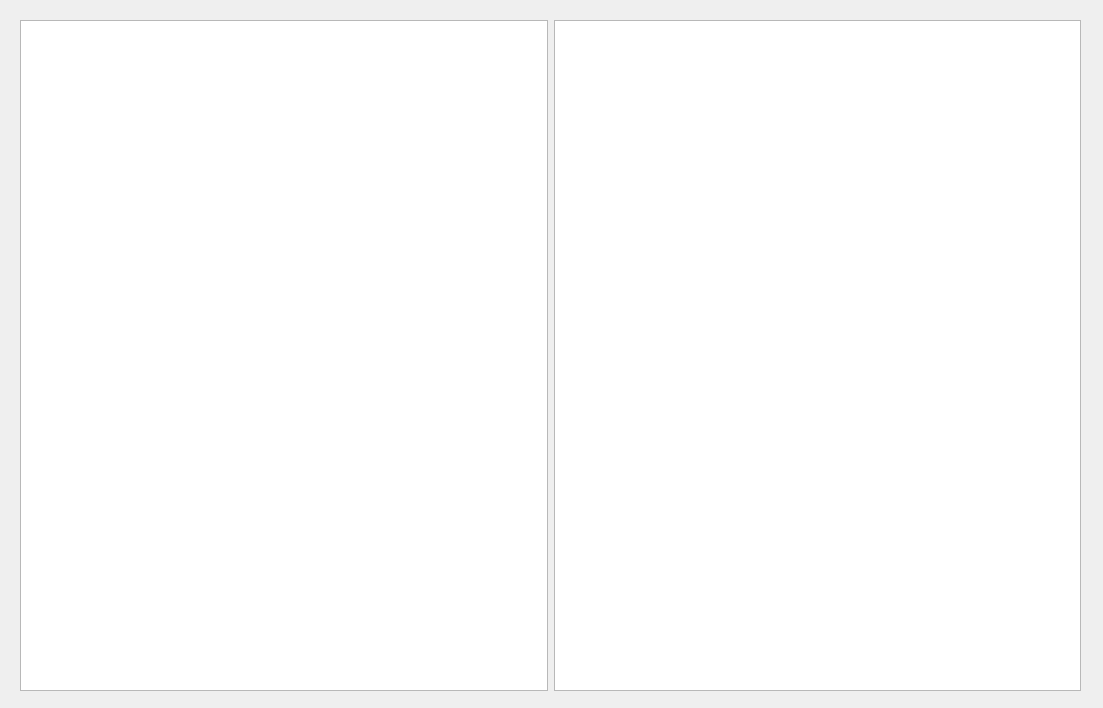
<?xml version="1.0" encoding="UTF-8"?>
<ui version="4.0">
 <class>ImagesShower</class>
 <widget class="QWidget" name="ImagesShower">
  <property name="geometry">
   <rect>
    <x>0</x>
    <y>0</y>
    <width>1103</width>
    <height>708</height>
   </rect>
  </property>
  <property name="windowTitle">
   <string>Показ картинок</string>
  </property>
  <widget class="QWidget" name="">
   <property name="geometry">
    <rect>
     <x>20</x>
     <y>20</y>
     <width>1061</width>
     <height>671</height>
    </rect>
   </property>
   <layout class="QHBoxLayout" name="horizontalLayout">
    <item>
     <widget class="QGraphicsView" name="originalGraphicsView"/>
    </item>
    <item>
     <widget class="QGraphicsView" name="resultGraphicsView"/>
    </item>
   </layout>
  </widget>
 </widget>
 <resources/>
 <connections/>
</ui>
